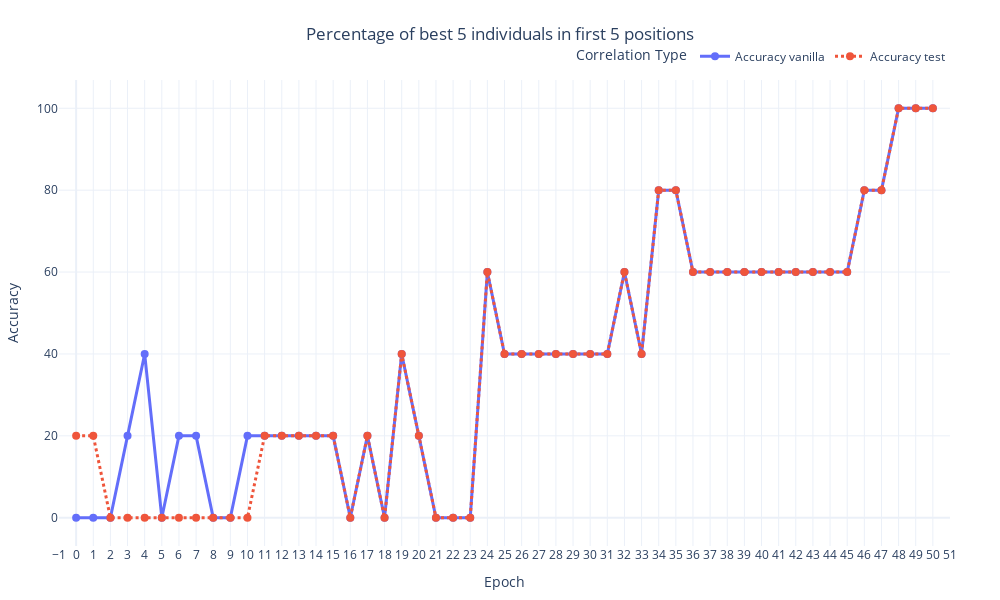

The code cell stored with this chart in its notebook:
### Code cell
# Melt dataframe for Plotly
df_melted = df_accs.melt(id_vars='Epoch', value_vars=['Accuracy vanilla', "Accuracy test"], 
                    var_name='Type', value_name='Value')

# Create the plot
fig = px.line(df_melted, x='Epoch', y='Value', color='Type', 
              title='Vanilla and KD Ranking Correlation for the First 20 Epochs with 120 Models',
              labels={"Value": "Accuracy"},
              line_dash="Type",  # Different line styles for different types
              markers=True,  # Add markers to the lines
              template="plotly_white",  # A clean, professional template
              width=1000, height=600)

# Update trace settings
fig.update_traces(line=dict(width=3), marker=dict(size=8))

# Update layout settings
fig.update_layout(
    title={'text': 'Percentage of best 5 individuals in first 5 positions', 'x':0.5, 'xanchor': 'center'},
    #yaxis=dict(range=[0.0, df_melted['Value'].max()+0.05], showgrid=True),
    xaxis=dict(tickmode='linear', dtick=1, showgrid=True, range=[-1, 51]),
    legend=dict(title='Correlation Type', orientation="h", yanchor="bottom", y=1.02, xanchor="right", x=1),
    margin=dict(l=50, r=50, t=80, b=50)
)

# Display the plot
fig.show()

### Figure 1 — Plotly figure (JSON) as saved in the notebook; plotly's stock layout.template omitted (floating-point values rounded to 4 significant figures)
{"data": [{"hovertemplate": "Type=Accuracy vanilla<br>Epoch=%{x}<br>Accuracy=%{y}<extra></extra>", "legendgroup": "Accuracy vanilla", "line": {"color": "#636efa", "dash": "solid", "width": 3}, "marker": {"size": 8, "symbol": "circle"}, "mode": "lines+markers", "name": "Accuracy vanilla", "orientation": "v", "showlegend": true, "type": "scatter", "x": [0, 1, 2, 3, 4, 5, 6, 7, 8, 9, 10, 11, 12, 13, 14, 15, 16, 17, 18, 19, 20, 21, 22, 23, 24, 25, 26, 27, 28, 29, 30, 31, 32, 33, 34, 35, 36, 37, 38, 39, 40, 41, 42, 43, 44, 45, 46, 47, 48, 49, 50], "xaxis": "x", "y": [0, 0, 0, 20, 40, 0, 20, 20, 0, 0, 20, 20, 20, 20, 20, 20, 0, 20, 0, 40, 20, 0, 0, 0, 60, 40, 40, 40, 40, 40, 40, 40, 60, 40, 80, 80, 60, 60, 60, 60, 60, 60, 60, 60, 60, 60, 80, 80, 100, 100, 100], "yaxis": "y"}, {"hovertemplate": "Type=Accuracy test<br>Epoch=%{x}<br>Accuracy=%{y}<extra></extra>", "legendgroup": "Accuracy test", "line": {"color": "#EF553B", "dash": "dot", "width": 3}, "marker": {"size": 8, "symbol": "circle"}, "mode": "lines+markers", "name": "Accuracy test", "orientation": "v", "showlegend": true, "type": "scatter", "x": [0, 1, 2, 3, 4, 5, 6, 7, 8, 9, 10, 11, 12, 13, 14, 15, 16, 17, 18, 19, 20, 21, 22, 23, 24, 25, 26, 27, 28, 29, 30, 31, 32, 33, 34, 35, 36, 37, 38, 39, 40, 41, 42, 43, 44, 45, 46, 47, 48, 49, 50], "xaxis": "x", "y": [20, 20, 0, 0, 0, 0, 0, 0, 0, 0, 0, 20, 20, 20, 20, 20, 0, 20, 0, 40, 20, 0, 0, 0, 60, 40, 40, 40, 40, 40, 40, 40, 60, 40, 80, 80, 60, 60, 60, 60, 60, 60, 60, 60, 60, 60, 80, 80, 100, 100, 100], "yaxis": "y"}], "layout": {"height": 600, "legend": {"orientation": "h", "title": {"text": "Correlation Type"}, "tracegroupgap": 0, "x": 1, "xanchor": "right", "y": 1.02, "yanchor": "bottom"}, "margin": {"b": 50, "l": 50, "r": 50, "t": 80}, "title": {"text": "Percentage of best 5 individuals in first 5 positions", "x": 0.5, "xanchor": "center"}, "width": 1000, "xaxis": {"anchor": "y", "domain": [0, 1], "dtick": 1, "range": [-1, 51], "showgrid": true, "tickmode": "linear", "title": {"text": "Epoch"}, "type": "linear"}, "yaxis": {"anchor": "x", "autorange": true, "domain": [0, 1], "range": [-6.934, 106.9], "title": {"text": "Accuracy"}, "type": "linear"}}}
